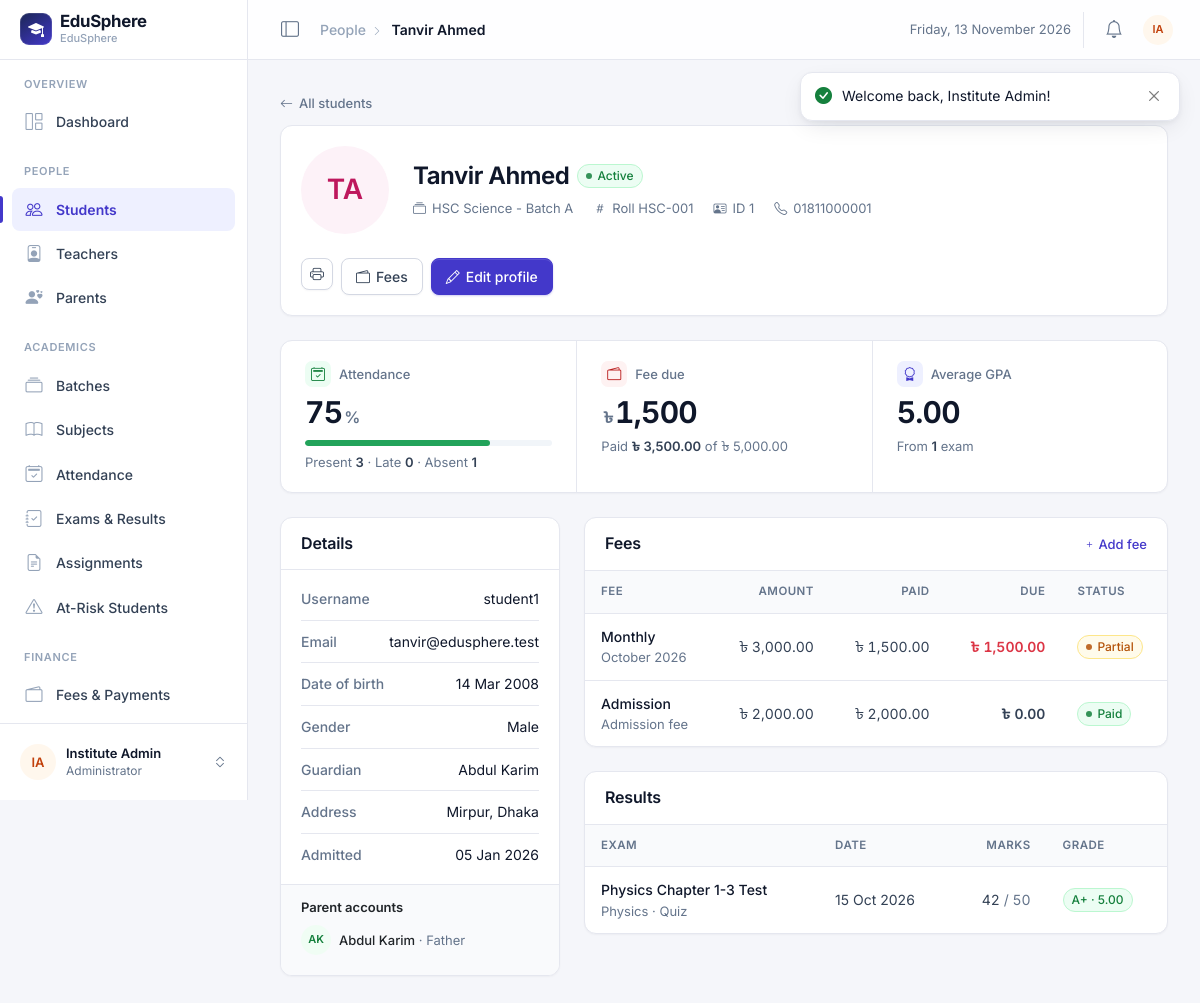
/admin/student_profile.php?id=1 (signed in), run on the app's committed database.
### tables this page shows
CREATE TABLE students (
    id             INT AUTO_INCREMENT PRIMARY KEY,
    user_id        INT NOT NULL UNIQUE,
    batch_id       INT NULL,
    roll_no        VARCHAR(20) NOT NULL,
    dob            DATE NULL,
    gender         ENUM('Male','Female','Other') NULL,
    phone          VARCHAR(20) NULL,
    address        VARCHAR(255) NULL,
    guardian_name  VARCHAR(100) NULL,
    photo          VARCHAR(255) NULL,
    admission_date DATE NULL,
    FOREIGN KEY (user_id)  REFERENCES users(id)   ON DELETE CASCADE,
    FOREIGN KEY (batch_id) REFERENCES batches(id) ON DELETE SET NULL
);

CREATE TABLE users (
    id              INT AUTO_INCREMENT PRIMARY KEY,
    name            VARCHAR(100) NOT NULL,
    username        VARCHAR(50)  NOT NULL UNIQUE,
    email           VARCHAR(100) NOT NULL UNIQUE,
    password        VARCHAR(255) NOT NULL,               
    role            ENUM('admin','teacher','student','parent') NOT NULL,
    status          ENUM('active','inactive') NOT NULL DEFAULT 'active',
    failed_attempts INT NOT NULL DEFAULT 0,
    locked_until    DATETIME NULL,
    reset_token     VARCHAR(64) NULL,
    reset_expires   DATETIME NULL,
    created_at      DATETIME NOT NULL DEFAULT CURRENT_TIMESTAMP
);

CREATE TABLE batches (
    id          INT AUTO_INCREMENT PRIMARY KEY,
    name        VARCHAR(100) NOT NULL,
    session     VARCHAR(20)  NOT NULL,                   
    description VARCHAR(255) NULL,
    created_at  DATETIME NOT NULL DEFAULT CURRENT_TIMESTAMP
);

CREATE TABLE parents (
    id         INT AUTO_INCREMENT PRIMARY KEY,
    user_id    INT NOT NULL UNIQUE,
    student_id INT NOT NULL,
    relation   VARCHAR(30) NOT NULL DEFAULT 'Guardian',
    phone      VARCHAR(20) NULL,
    FOREIGN KEY (user_id)    REFERENCES users(id)    ON DELETE CASCADE,
    FOREIGN KEY (student_id) REFERENCES students(id) ON DELETE CASCADE
);

CREATE TABLE fees (
    id          INT AUTO_INCREMENT PRIMARY KEY,
    student_id  INT NOT NULL,
    fee_type    ENUM('Monthly','Admission','Exam','Fine') NOT NULL,
    amount      DECIMAL(10,2) NOT NULL,
    fee_month   VARCHAR(7) NULL,                         
    due_date    DATE NULL,
    description VARCHAR(255) NULL,
    created_at  DATETIME NOT NULL DEFAULT CURRENT_TIMESTAMP,
    FOREIGN KEY (student_id) REFERENCES students(id) ON DELETE CASCADE
);

CREATE TABLE results (
    id         INT AUTO_INCREMENT PRIMARY KEY,
    exam_id    INT NOT NULL,
    student_id INT NOT NULL,
    marks      DECIMAL(6,2) NOT NULL,
    grade      VARCHAR(3) NOT NULL,
    gpa        DECIMAL(3,2) NOT NULL,
    UNIQUE KEY uq_result (exam_id, student_id),
    FOREIGN KEY (exam_id)    REFERENCES exams(id)    ON DELETE CASCADE,
    FOREIGN KEY (student_id) REFERENCES students(id) ON DELETE CASCADE
);

CREATE TABLE exams (
    id           INT AUTO_INCREMENT PRIMARY KEY,
    subject_id   INT NOT NULL,
    exam_name    VARCHAR(100) NOT NULL,
    exam_type    ENUM('Quiz','Midterm','Final','Assignment') NOT NULL DEFAULT 'Quiz',
    exam_date    DATE NOT NULL,
    total_marks  INT NOT NULL DEFAULT 100,
    is_published TINYINT(1) NOT NULL DEFAULT 0,
    created_by   INT NULL,                               
    FOREIGN KEY (subject_id) REFERENCES subjects(id) ON DELETE CASCADE,
    FOREIGN KEY (created_by) REFERENCES users(id)    ON DELETE SET NULL
);

CREATE TABLE subjects (
    id       INT AUTO_INCREMENT PRIMARY KEY,
    batch_id INT NOT NULL,
    name     VARCHAR(100) NOT NULL,
    code     VARCHAR(20)  NULL,
    FOREIGN KEY (batch_id) REFERENCES batches(id) ON DELETE CASCADE
);

### admin/student_profile.php (the view, shortened to what this page needs)
<?php
require_once __DIR__ . '/../includes/functions.php';
$id = get_int('id');
$st = $pdo->prepare(
    'SELECT s.*, u.name, u.email, u.username, u.status, b.name AS batch_name
       FROM students s JOIN users u ON u.id = s.user_id
       LEFT JOIN batches b ON b.id = s.batch_id WHERE s.id = ?'
);
$st->execute([$id]);
$s = $st->fetch();
$att  = attendance_summary($id);
$fee  = fee_summary($id);
$fees = student_fees($id);
$st = $pdo->prepare(
    'SELECT r.*, e.exam_name, e.exam_type, e.exam_date, e.total_marks, sub.name AS subject
       FROM results r JOIN exams e ON e.id = r.exam_id JOIN subjects sub ON sub.id = e.subject_id
      WHERE r.student_id = ? ORDER BY e.exam_date DESC'
);
$st->execute([$id]);
$results = $st->fetchAll();
$avg_gpa = $results ? array_sum(array_column($results, 'gpa')) / count($results) : 0;
$st = $pdo->prepare('SELECT p.*, u.name, u.email FROM parents p JOIN users u ON u.id = p.user_id WHERE p.student_id = ?');
$st->execute([$id]);
$parents = $st->fetchAll();
require __DIR__ . '/../includes/header.php';
$att_cls = $att['percent'] >= 75 ? 'is-success' : ($att['percent'] >= 50 ? 'is-warning' : 'is-danger');
?>
<a class="page-back no-print" href="<?= url('admin/students.php') ?>"><i class="bi bi-arrow-left"></i> All students</a>
<div class="card mb-4">
    <div class="card-body d-flex flex-wrap align-items-center gap-4">
        <?= avatar($s['name'], $s['photo'], 'lg') ?>
        <div class="flex-grow-1 min-w-0">
            <div class="d-flex align-items-center gap-2 flex-wrap">
                <h1 class="page-title"><?= e($s['name']) ?></h1>
                <?= status_badge($s['status']) ?>
            </div>
            <div class="profile-strip mt-2">
                <div class="facts">
                    <span><i class="bi bi-collection"></i> <?= e($s['batch_name'] ?? 'No batch') ?></span>
                    <span><i class="bi bi-hash"></i> Roll <?= e($s['roll_no']) ?></span>
                    <span><i class="bi bi-person-vcard"></i> ID <?= $s['id'] ?></span>
                    <?php if ($s['phone']): ?><span><i class="bi bi-telephone"></i> <?= e($s['phone']) ?></span><?php endif; ?>
                </div>
            </div>
        </div>
        <div class="page-actions no-print">
            <button onclick="window.print()" class="btn btn-light btn-icon" title="Print" aria-label="Print"><i class="bi bi-printer"></i></button>
            <a href="<?= url('fees/index.php?student_id=' . $id) ?>" class="btn btn-light"><i class="bi bi-wallet2"></i> Fees</a>
            <a href="<?= url('admin/student_form.php?id=' . $id) ?>" class="btn btn-brand"><i class="bi bi-pencil"></i> Edit profile</a>
        </div>
    </div>
</div>
<section class="kpi-strip cols-3" aria-label="Summary">
    <div class="kpi">
        <div class="kpi-label"><span class="kpi-icon is-success"><i class="bi bi-calendar2-check"></i></span> Attendance</div>
        <div class="kpi-value"><?= $att['total'] ? $att['percent'] . '<span class="unit">%</span>' : '—' ?></div>
        <?php if ($att['total']): ?><div class="meter <?= $att_cls ?>"><span style="width:<?= min(100, $att['percent']) ?>%"></span></div><?php endif; ?>
        <div class="kpi-meta">Present <strong><?= $att['present'] ?></strong> · Late <strong><?= $att['late'] ?></strong> · Absent <strong><?= $att['absent'] ?></strong></div>
    </div>
    <div class="kpi">
        <div class="kpi-label"><span class="kpi-icon <?= $fee['due'] > 0 ? 'is-danger' : 'is-success' ?>"><i class="bi bi-wallet2"></i></span> Fee due</div>
        <div class="kpi-value"><?= money_kpi($fee['due']) ?></div>
        <div class="kpi-meta">Paid <strong><?= money($fee['paid']) ?></strong> of <?= money($fee['total']) ?></div>
    </div>
    <div class="kpi">
        <div class="kpi-label"><span class="kpi-icon is-primary"><i class="bi bi-award"></i></span> Average GPA</div>
        <div class="kpi-value"><?= $results ? number_format($avg_gpa, 2) : '—' ?></div>
        <div class="kpi-meta">From <strong><?= count($results) ?></strong> exam<?= count($results) === 1 ? '' : 's' ?></div>
    </div>
</section>
<div class="row g-4">
    <div class="col-lg-4">
        <div class="card">
            <div class="card-header"><h2 class="section-title">Details</h2></div>
            <div class="card-body pt-2 pb-2">
                <dl class="detail-list">
                    <div><dt>Username</dt><dd><?= e($s['username']) ?></dd></div>
                    <div><dt>Email</dt><dd><?= e($s['email']) ?></dd></div>
                    <div><dt>Date of birth</dt><dd><?= fmt_date($s['dob']) ?></dd></div>
                    <div><dt>Gender</dt><dd><?= e($s['gender']) ?: '—' ?></dd></div>
                    <div><dt>Guardian</dt><dd><?= e($s['guardian_name']) ?: '—' ?></dd></div>
                    <div><dt>Address</dt><dd><?= e($s['address']) ?: '—' ?></dd></div>
                    <div><dt>Admitted</dt><dd><?= fmt_date($s['admission_date']) ?></dd></div>
                </dl>
            </div>
            <div class="card-footer">
                <div class="small fw-semibold text-dark mb-2">Parent accounts</div>
                <?php foreach ($parents as $p): ?>
                    <div class="d-flex align-items-center gap-2 mb-2"><?= avatar($p['name'], null, 'sm') ?>
                        <div class="small"><span class="text-dark fw-medium"><?= e($p['name']) ?></span> <span class="text-muted">· <?= e($p['relation']) ?></span></div></div>
                <?php endforeach; ?>
            </div>
        </div>
    </div>
    <div class="col-lg-8">
        <div class="card mb-4">
            <div class="card-header">
                <h2 class="section-title">Fees</h2>
                <a class="link-more no-print" href="<?= url('fees/add.php?student_id=' . $id) ?>"><i class="bi bi-plus"></i> Add fee</a>
            </div>
            <div class="table-responsive">
                <table class="table table-stack">
                    <thead><tr><th>Fee</th><th class="num">Amount</th><th class="num">Paid</th><th class="num">Due</th><th>Status</th></tr></thead>
                    <tbody>
                    <?php foreach ($fees as $f): ?>
                        <tr>
                            <td><div class="cell-main"><?= e($f['fee_type']) ?></div><div class="cell-sub"><?= e($f['fee_month'] ? date('F Y', strtotime($f['fee_month'] . '-01')) : $f['description']) ?></div></td>
                            <td class="num" data-label="Amount"><?= money($f['amount']) ?></td>
                            <td class="num" data-label="Paid"><?= money($f['paid']) ?></td>
                            <td class="num fw-semibold <?= $f['due'] > 0 ? 'text-danger' : '' ?>" data-label="Due"><?= money($f['due']) ?></td>
                            <td data-label="Status"><?= status_badge(fee_status($f['amount'], $f['paid'])) ?></td>
                        </tr>
                    <?php endforeach; ?>
                    </tbody>
                </table>
            </div>
        </div>
        <div class="card">
            <div class="card-header"><h2 class="section-title">Results</h2></div>
            <div class="table-responsive">
                <table class="table table-stack">
                    <thead><tr><th>Exam</th><th>Date</th><th class="num">Marks</th><th>Grade</th></tr></thead>
                    <tbody>
                    <?php foreach ($results as $r): ?>
                        <tr>
                            <td><div class="cell-main"><?= e($r['exam_name']) ?></div><div class="cell-sub"><?= e($r['subject']) ?> · <?= e($r['exam_type']) ?></div></td>
                            <td data-label="Date"><?= fmt_date($r['exam_date']) ?></td>
                            <td class="num" data-label="Marks"><?= (float)$r['marks'] ?> <span class="text-muted">/ <?= (int)$r['total_marks'] ?></span></td>
                            <td data-label="Grade"><span class="badge <?= $r['grade'] === 'F' ? 'text-bg-danger' : 'text-bg-success' ?>"><?= e($r['grade']) ?> · <?= number_format($r['gpa'], 2) ?></span></td>
                        </tr>
                    <?php endforeach; ?>
                    </tbody>
                </table>
            </div>
        </div>
    </div>
</div>
<?php require __DIR__ . '/../includes/footer.php'; ?>

### includes/functions.php (shortened to what this page needs)
<?php
require_once __DIR__ . '/db.php';
function e($value): string
{
    return htmlspecialchars((string)($value ?? ''), ENT_QUOTES, 'UTF-8');
}
function url(string $path = ''): string
{
    return BASE_URL . '/' . ltrim($path, '/');
}
function show_flash(): void
{
    $icons = ['success' => 'check-circle-fill', 'danger' => 'exclamation-octagon-fill',
              'warning' => 'exclamation-triangle-fill', 'info' => 'info-circle-fill'];
    echo '<div class="toast-stack" aria-live="polite">';
    foreach ($_SESSION['flash'] as $f) {
        $type = isset($icons[$f['type']]) ? $f['type'] : 'info';
        echo '<div class="es-toast is-' . $type . '" role="' . ($type === 'danger' ? 'alert' : 'status') . '" data-autohide="'
            . (in_array($type, ['success', 'info'], true) ? '1' : '0') . '">'
            . '<i class="bi bi-' . $icons[$type] . '"></i>'
            . '<div class="es-toast-msg">' . e($f['msg']) . '</div>'
            . '<button type="button" class="btn-close" aria-label="Close"></button></div>';
    }
    echo '</div>';
}
function initials(string $name): string
{
    $parts = preg_split('/\s+/', trim($name)) ?: [];
    $out = '';
    foreach (array_slice($parts, 0, 2) as $p) {
        $out .= mb_strtoupper(mb_substr($p, 0, 1));
    }
    return $out ?: '?';
}
function avatar(string $name, ?string $photo = null, string $size = ''): string
{
    $cls = 'avatar' . ($size ? ' avatar-' . $size : '');
    $tone = (abs(crc32($name)) % 5) + 1;
    return '<span class="' . $cls . ' tone-' . $tone . '" aria-hidden="true">' . e(initials($name)) . '</span>';
}
function money($amount): string
{
    return '৳' . "\u{00A0}" . number_format((float)$amount, 2);
}
function money_kpi($amount): string
{
    $a = (float)$amount;
    $num = number_format($a, fmod($a, 1.0) == 0.0 ? 0 : 2);
    return '<span class="unit">৳</span>' . $num;
}
function fmt_date($date): string
{
    return $date ? date('d M Y', strtotime($date)) : '-';
}
function get_int(string $key, int $default = 0): int
{
    return isset($_GET[$key]) ? (int)$_GET[$key] : $default;
}
function attendance_summary(int $student_id, ?string $from = null, ?string $to = null): array
{
    global $pdo;
    $sql = "SELECT
                SUM(status = 'Present') AS present,
                SUM(status = 'Absent')  AS absent,
                SUM(status = 'Late')    AS late,
                COUNT(*)                AS total
            FROM attendance WHERE student_id = ?";
    $params = [$student_id];
    $st = $pdo->prepare($sql);
    $st->execute($params);
    $r = $st->fetch();
    $total = (int)$r['total'];
    $attended = (int)$r['present'] + (int)$r['late'];
    return [
        'present' => (int)$r['present'],
        'absent'  => (int)$r['absent'],
        'late'    => (int)$r['late'],
        'total'   => $total,
        'percent' => $total ? round($attended / $total * 100, 1) : 0,
    ];
}
function fee_summary(int $student_id): array
{
    global $pdo;
    $st = $pdo->prepare(
        'SELECT COALESCE(SUM(amount),0) FROM fees WHERE student_id = ?'
    );
    $st->execute([$student_id]);
    $total = (float)$st->fetchColumn();
    $st = $pdo->prepare(
        'SELECT COALESCE(SUM(p.amount_paid),0)
           FROM payments p JOIN fees f ON f.id = p.fee_id
          WHERE f.student_id = ?'
    );
    $st->execute([$student_id]);
    $paid = (float)$st->fetchColumn();
    return ['total' => $total, 'paid' => $paid, 'due' => $total - $paid];
}
function student_fees(int $student_id): array
{
    global $pdo;
    $st = $pdo->prepare(
        'SELECT f.*, COALESCE(SUM(p.amount_paid),0) AS paid
           FROM fees f LEFT JOIN payments p ON p.fee_id = f.id
          WHERE f.student_id = ?
          GROUP BY f.id
          ORDER BY f.due_date DESC, f.id DESC'
    );
    $st->execute([$student_id]);
    $rows = $st->fetchAll();
    return $rows;
}
function status_badge(string $status): string
{
    $map = [
        'Present' => 'success', 'Absent' => 'danger', 'Late' => 'warning',
        'Paid' => 'success', 'Partial' => 'warning', 'Unpaid' => 'danger',
        'active' => 'success', 'inactive' => 'secondary',
    ];
    $c = $map[$status] ?? 'secondary';
    return '<span class="badge dot text-bg-' . $c . '">' . e(ucfirst($status)) . '</span>';
}
function fee_status(float $amount, float $paid): string
{
    if ($paid < $amount) return 'Partial';
    return 'Paid';
}

### data on the page
students: user.name "TA", user.name "Tanvir Ahmed", user.status "Active", batch.name "HSC Science - Batch A", roll_no "HSC-001", id "1", phone "01811000001", user.username "student1", user.email "tanvir@edusphere.test", dob "14 Mar 2008", gender "Male", guardian_name "Abdul Karim", address "Mirpur, Dhaka", admission_date "05 Jan 2026"
parents: user.name "AK", user.name "Abdul Karim", relation "Father"
fees: fee_type "Monthly", fee_month "October 2026", amount "৳ 3,000.00", paid "৳ 1,500.00", due "৳ 1,500.00", status "Partial"
fees: fee_type "Admission", description "Admission fee", amount "৳ 2,000.00", paid "৳ 2,000.00", due "৳ 0.00", status "Paid"
results: exam.exam_name "Physics Chapter 1-3 Test", subjects.name "Physics", exam.exam_type "Quiz", exam.exam_date "15 Oct 2026", marks "42", exam.total_marks "50", grade "A+", gpa "5.00"

### other printed values
$f['msg'] "Welcome back, Institute Admin!"
APP_NAME "EduSphere"
INSTITUTE_NAME "EduSphere"
$group "OVERVIEW"
$label "Dashboard"
$group "PEOPLE"
$label "Students"
$label "Teachers"
$label "Parents"
$group "ACADEMICS"
$label "Batches"
$label "Subjects"
$label "Attendance"
$label "Exams & Results"
$label "Assignments"
